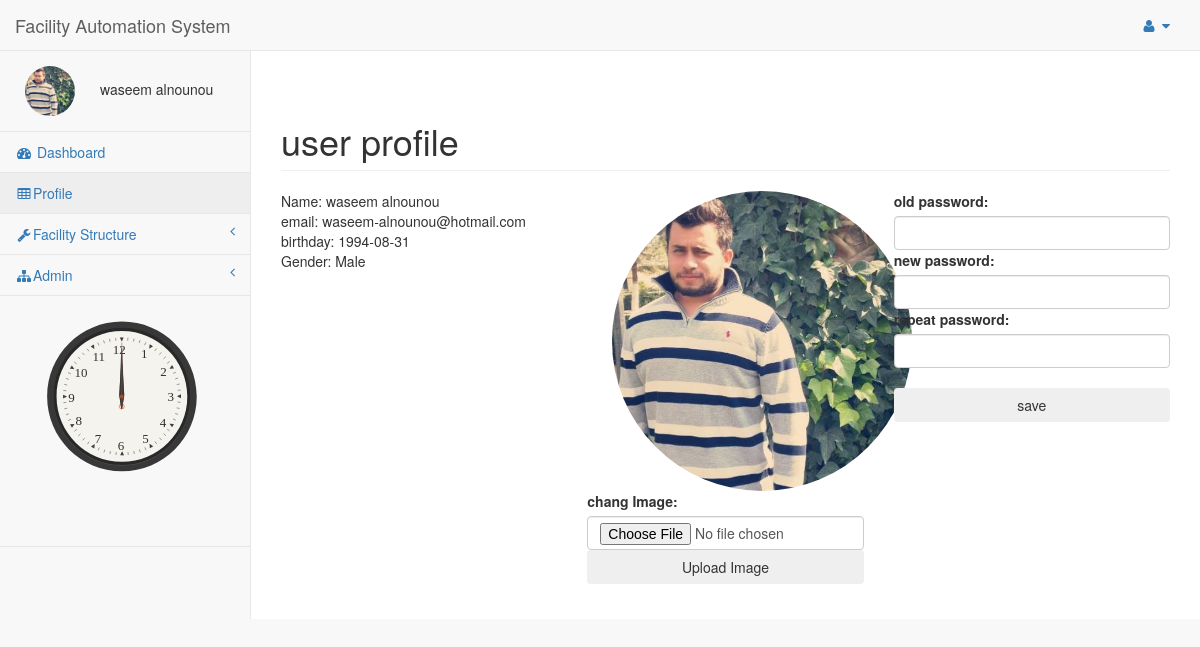
The page /FAS/pages/userprofile.php (signed in) on the database its author committed.
### tables this page shows
CREATE TABLE IF NOT EXISTS `user` (
  `Id` int(10) UNSIGNED NOT NULL AUTO_INCREMENT,
  `First_Name` varchar(30) DEFAULT NULL,
  `Last_Name` varchar(30) DEFAULT NULL,
  `password` varchar(30) NOT NULL,
  `email` varchar(50) DEFAULT NULL,
  `Img` varchar(50) DEFAULT NULL,
  `Birthday` date DEFAULT NULL,
  `Gender` int(11) DEFAULT NULL,
  PRIMARY KEY (`Id`)
);

### FAS/pages/userprofile.php (the view, shortened to what this page needs)
<?php
try{
include("config.php");
 $UID=$_SESSION['user_Id'];
     if($UID==NULL){
      Redirect('login.php', false);
   }else{
      $sql = "SELECT * FROM user WHERE Id ='$UID'";
      $result = mysqli_query($db,$sql);
      $row = mysqli_fetch_array($result,MYSQLI_ASSOC);
      $count = mysqli_num_rows($result);
      if($count == 1) {
         $user_name = $row["First_Name"]. " " .$row["Last_Name"];
         $user_Img=$row["Img"];
         $email=$row["email"];
         $Birthday=$row["Birthday"];
         $email=$row["email"];
         $Gender=$row["Gender"];
      }else{
        Redirect('login.php', false);
      }
   }
}
catch (Exception $e) {
    echo 'Caught exception: ',  $e->getMessage(), "\n";
}
?>
<!DOCTYPE html>
<html lang="en">
<head>
    <link href="../vendor/bootstrap/css/bootstrap.min.css" rel="stylesheet">
    <link href="../vendor/metisMenu/metisMenu.min.css" rel="stylesheet">
    <link href="../vendor/datatables-plugins/dataTables.bootstrap.css" rel="stylesheet">
    <link href="../vendor/datatables-responsive/dataTables.responsive.css" rel="stylesheet">
    <link href="../dist/css/sb-admin-2.css" rel="stylesheet">
    <link href="../vendor/font-awesome/css/font-awesome.min.css" rel="stylesheet" type="text/css">
</head>
<body>
    <div id="wrapper">
        <nav class="navbar navbar-default navbar-static-top" role="navigation" style="margin-bottom: 0">
            <div class="navbar-header">
  <a class="navbar-brand" href="index.php">Facility Automation System</a>
            </div>
            <ul class="nav navbar-top-links navbar-right">
                <li class="dropdown">
                    <a class="dropdown-toggle" data-toggle="dropdown" href="#">
                        <i class="fa fa-user fa-fw"></i> <i class="fa fa-caret-down"></i>
                    </a>
                </li>
            </ul>
            <div class="navbar-default sidebar" role="navigation">
                <div class="sidebar-nav navbar-collapse">
                    <ul class="nav" id="side-menu">
                        <li class="sidebar-search">
                              <div class="row" style="">
<?php
if($user_Img<>''){
    echo  "<img class='userimg' src="."$user_Img". " alt='user image' height='50' width='50' >";
}else
{
    echo  '<img  src="\FAS\img\user\user.jpg" class="userimg"  alt="user image" height="50 width="50" />';
    }
     echo $user_name;
?>
                         </div>
                        </li>
                        <li>
                            <a href="index.php"><i class="fa fa-dashboard fa-fw"></i> Dashboard</a>
                        </li>
                        <li>
                            <a href="userprofile.php"><i class="fa fa-table fa-fw"></i>Profile</a>
                        </li>
                        <li>
                            <a href="#"><i class="fa fa-wrench fa-fw"></i>Facility Structure<span class="fa arrow"></span></a>
                        </li>
                        <li>
                            <a href="#"><i class="fa fa-sitemap fa-fw"></i>Admin<span class="fa arrow"></span></a>
                        </li>
                                                  <li>
<svg version="1.1" id="clock" xmlns="http://www.w3.org/2000/svg" xmlns:xlink="http://www.w3.org/1999/xlink" x="0px" y="0px"
	 width="150px" height="150px" viewBox="50 50 400 500"
	 xml:space="preserve">
<g id="markings">
	<text transform="matrix(1 0 0 1 282 174.4307)" fill="#303030" font-family="'Futura-Medium'" font-size="26">1</text>
	<text transform="matrix(1 0 0 1 320.6987 209.9229)" fill="#303030" font-family="'Futura-Medium'" font-size="26">2</text>
	<text transform="matrix(1 0 0 1 335.0396 260.3213)" fill="#303030" font-family="'Futura-Medium'" font-size="26">3</text>
	<text transform="matrix(1 0 0 1 319.6987 311.6914)" fill="#303030" font-family="'Futura-Medium'" font-size="26">4</text>
	<text transform="matrix(1 0 0 1 284.5 344.7695)" fill="#303030" font-family="'Futura-Medium'" font-size="26">5</text>
	<text transform="matrix(1 0 0 1 235.5522 357.5293)" fill="#303030" font-family="'Futura-Medium'" font-size="26">6</text>
	<text transform="matrix(1 0 0 1 189.3726 343.7695)" fill="#303030" font-family="'Futura-Medium'" font-size="26">7</text>
	<text transform="matrix(1 0 0 1 151.0664 308.9883)" fill="#303030" font-family="'Futura-Medium'" font-size="26">8</text>
	<text transform="matrix(1 0 0 1 136.3916 262.6992)" fill="#303030" font-family="'Futura-Medium'" font-size="26">9</text>
	<text transform="matrix(1 0 0 1 149.0664 212.9229)" fill="#303030" font-family="'Futura-Medium'" font-size="26">10</text>
	<text transform="matrix(1 0 0 1 184.9673 179.9668)" fill="#303030" font-family="'Futura-Medium'" font-size="26">11</text>
	<text transform="matrix(1 0 0 1 225.7227 165.9639)" fill="#303030" font-family="'Futura-Medium'" font-size="26">12</text>
</g>
</svg>
                        </li>
                    </ul>
                </div>
            </div>
        </nav>
        <div id="page-wrapper">
            <div class="row">
                 <div class="panel-body">
                        </div>
                <div class="col-lg-12">
                    <h1 class="page-header">user profile</h1>
                </div>
            </div>
                <div class="row">
                    <div class="col-sm-4">
                    <?php
echo "<lable>Name: </lable>".$user_name."</br>";
echo "<lable>email: </lable>".$email."</br>";
echo "<lable>birthday: </lable>".$Birthday."</br>";
if($Gender==1){echo "<lable>Gender: </lable>Male</br>";}
else{echo "<lable>Gender: </lable>Female</br>";}
?>
                    </div>
                    <div class="col-sm-4">
                    <?php
if($user_Img<>''){
    echo  "<img class='userimg' src="."$user_Img". " alt='user image' height='300' width='300' >";
}else
{
    echo  '<img  src="\FAS\img\user\user.jpg" class="userimg"  alt="user image" height="300 width="300" />';
    }
?>
 <form action="upload.php" method="post" enctype="multipart/form-data">
                          <label>chang Image:</label><input type="file" id="fileToUpload" name="fileToUpload" class="form-control" /></bt>
                        <input type="submit" value="Upload Image" name="submit" class="btn btn-block"/>
</form>
                    </div>
                    <div class="col-sm-4">
                        <form id="myForm" action="userprofile.php" enctype="multipart/form-data" method="post">
                    <label>old password:</label><input value="" name="old" class="form-control" autocomplete="off" type="text"/>
                    <label>new password:</label><input value="" name="p1" class="form-control"  autocomplete="off" type="text"/>
                    <label>repeat password:</label><input value="" name="p2" class="form-control" autocomplete="off" type="text"/>
                      </br>  <input type="submit" value="save" name="submit" class="btn btn-block"/>
                         </form>
                             </div>
                </div>
        </div>
    </div>
</body>
</html>

### FAS/pages/userprofile.php (style rules this page uses)
svg { width: 250px; height: 250px; display: block; margin: auto; }
img { border-radius: 50%; }
.userimg { border-radius: 50%; margin-top:0px ; margin-bottom:0px; margin-right:25px; margin-left: 25px; border:#808080 soild 2px; }

### rows shown on the page
user: Img (picture), user_name "waseem alnounou", email "waseem-alnounou@hotmail.com", Birthday "1994-08-31"
